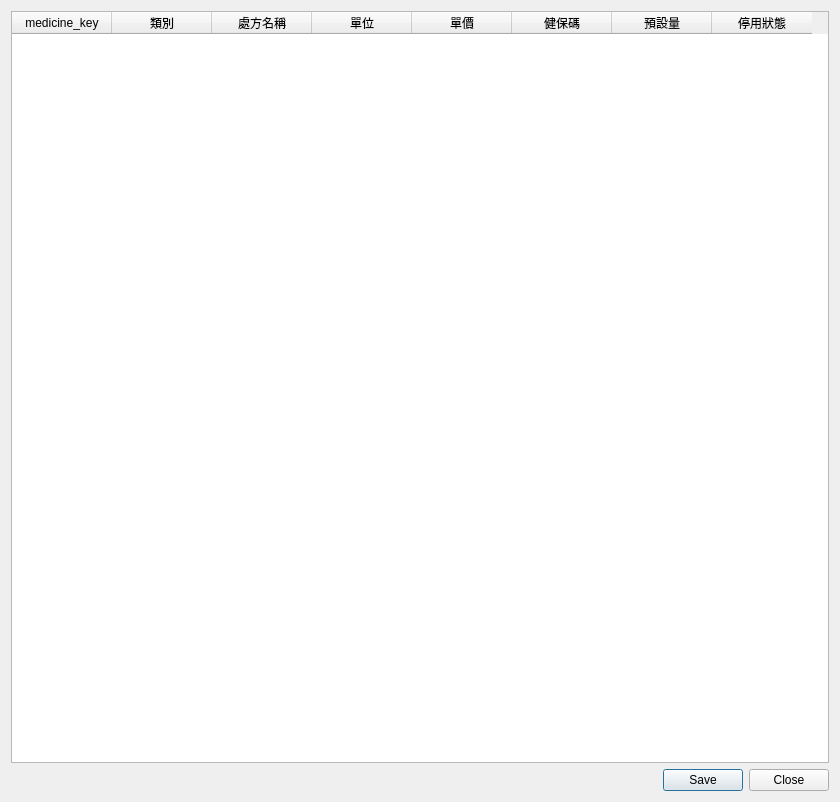
<?xml version="1.0" encoding="UTF-8"?>
<ui version="4.0">
 <class>Dialog_input_medicine</class>
 <widget class="QDialog" name="Dialog_input_medicine">
  <property name="windowModality">
   <enum>Qt::NonModal</enum>
  </property>
  <property name="geometry">
   <rect>
    <x>0</x>
    <y>0</y>
    <width>840</width>
    <height>802</height>
   </rect>
  </property>
  <property name="sizePolicy">
   <sizepolicy hsizetype="Preferred" vsizetype="Preferred">
    <horstretch>0</horstretch>
    <verstretch>0</verstretch>
   </sizepolicy>
  </property>
  <property name="windowTitle">
   <string>處方詞庫</string>
  </property>
  <property name="modal">
   <bool>false</bool>
  </property>
  <layout class="QVBoxLayout" name="verticalLayout">
   <item>
    <layout class="QVBoxLayout" name="verticalLayout_2">
     <item>
      <layout class="QGridLayout" name="gridLayout_buttons"/>
     </item>
     <item>
      <widget class="QTableWidget" name="tableWidget_medicine">
       <property name="maximumSize">
        <size>
         <width>16777215</width>
         <height>16777215</height>
        </size>
       </property>
       <property name="editTriggers">
        <set>QAbstractItemView::NoEditTriggers</set>
       </property>
       <property name="selectionMode">
        <enum>QAbstractItemView::SingleSelection</enum>
       </property>
       <property name="selectionBehavior">
        <enum>QAbstractItemView::SelectRows</enum>
       </property>
       <column>
        <property name="text">
         <string>medicine_key</string>
        </property>
       </column>
       <column>
        <property name="text">
         <string>類別</string>
        </property>
       </column>
       <column>
        <property name="text">
         <string>處方名稱</string>
        </property>
       </column>
       <column>
        <property name="text">
         <string>單位</string>
        </property>
       </column>
       <column>
        <property name="text">
         <string>單價</string>
        </property>
       </column>
       <column>
        <property name="text">
         <string>健保碼</string>
        </property>
       </column>
       <column>
        <property name="text">
         <string>預設量</string>
        </property>
       </column>
       <column>
        <property name="text">
         <string>停用狀態</string>
        </property>
       </column>
      </widget>
     </item>
    </layout>
   </item>
   <item>
    <widget class="QDialogButtonBox" name="buttonBox">
     <property name="standardButtons">
      <set>QDialogButtonBox::Close|QDialogButtonBox::Save</set>
     </property>
    </widget>
   </item>
  </layout>
 </widget>
 <resources/>
 <connections/>
</ui>
